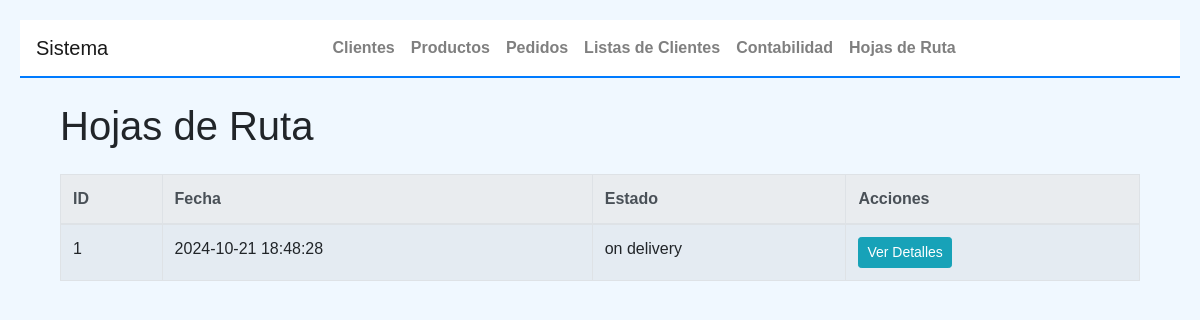
/hojas-de-ruta, run on the app's committed database.
### tables this page shows
CREATE TABLE hojas_de_ruta (
    id INTEGER PRIMARY KEY AUTOINCREMENT,
    fecha TEXT DEFAULT CURRENT_TIMESTAMP,
    estado TEXT DEFAULT 'on delivery'
);

### app2.py (the view)
@app.route('/hojas-de-ruta', methods=['GET'])
@handle_db_error
def view_all_hojas_de_ruta():
    hojas = HojaDeRuta.get_all()  # Assuming get_all() retrieves all Hojas de Ruta
    return render_template('hojas_de_ruta.html', hojas=hojas)

### app2.py (called while the page is built)
@app.teardown_appcontext
def close_db_connection(exception):
    db = g.pop('db', None)
    if db is not None:
        db.close()

def handle_db_error(func):
    @functools.wraps(func)
    def wrapper(*args, **kwargs):
        try:
            return func(*args, **kwargs)
        except sqlite3.Error as e:
            print(f"Database error: {e}")
            return abort(500, description="Internal Server Error")
    return wrapper

### objetos2.py (called while the page is built)
    @staticmethod
    def get_db_connection():
        try:
            conn = sqlite3.connect(DATABASE)
            conn.row_factory = sqlite3.Row
            return conn
        except sqlite3.Error as e:
            print(f"Error connecting to the database: {e}")
            raise

    @staticmethod
    def close_connection(conn):
        if conn:
            try:
                conn.close()
            except sqlite3.Error as e:
                print(f"Error closing the database connection: {e}")

    @staticmethod
    def get_all():
        conn = HojaDeRuta.get_db_connection()
        try:
            rows = conn.execute('SELECT * FROM hojas_de_ruta ORDER BY fecha DESC').fetchall()
            return [HojaDeRuta(id=row['id'], fecha=row['fecha'], estado=row['estado']) for row in rows]
        except sqlite3.Error as e:
            print(f"Error retrieving all Hojas de Ruta: {e}")
        finally:
            HojaDeRuta.close_connection(conn)
        return []

### templates/hojas_de_ruta.html (shortened to what this page needs)
{% extends "base.html" %}
{% block content %}
<div class="container mt-4">
    <h1 class="mb-4">Hojas de Ruta</h1>
    <div class="table-responsive">
        <table class="table table-bordered table-striped">
            <thead class="thead-light">
                <tr>
                    <th>ID</th>
                    <th>Fecha</th>
                    <th>Estado</th>
                    <th>Acciones</th>
                </tr>
            </thead>
            <tbody>
                {% for hoja in hojas %}
                <tr>
                    <td>{{ hoja.id }}</td>
                    <td>{{ hoja.fecha }}</td>
                    <td>{{ hoja.estado }}</td>
                    <td>
                        <a href="{{ url_for('view_hoja_de_ruta', hoja_id=hoja.id) }}" class="btn btn-info btn-sm">Ver Detalles</a>
                    </td>
                </tr>
                {% endfor %}
            </tbody>
        </table>
    </div>
</div>
{% endblock %}

### templates/base.html (style rules this page uses)
body { font-family: Arial, sans-serif; margin: 20px; background-color: #f0f8ff; }

### data on the page
hojas_de_ruta: id "1", fecha "2024-10-21 18:48:28", estado "on delivery"
